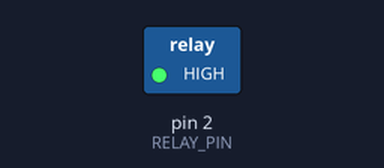
This sketch was run on a simulated Arduino Uno, built with avr-gcc and run on an emulated ATmega328P. Shown: switched loads named in the sketch (green lamp = pin HIGH).

Above: at 5.0 s.
At 15.0 s:
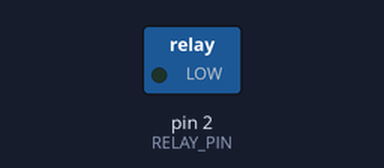
Timing chart, 0 to 26.0 s (numbered marks = the images above):
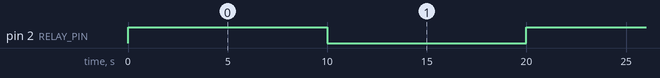

Measured:
- by itself, pin 2 (RELAY_PIN): alternates HIGH for 10.0 s and LOW for 10.0 s

The sketch:

sketch_may25a.ino
```cpp
int RELAY_PIN = 2;
int RELAY_PIN2 = 3;
int RELAY_PIN3 = 4;
int RELAY_PIN4 = 5;


void setup() {
  // put your setup code here, to run once:
    pinMode(RELAY_PIN, OUTPUT);
}

void loop() {
  // put your main code here, to run repeatedly:
  Serial.println("Relay ON");
  digitalWrite(RELAY_PIN, HIGH);
  delay(10000);


  Serial.println("Relay OFF");
  digitalWrite(RELAY_PIN, LOW);
  delay(10000);

}
```
